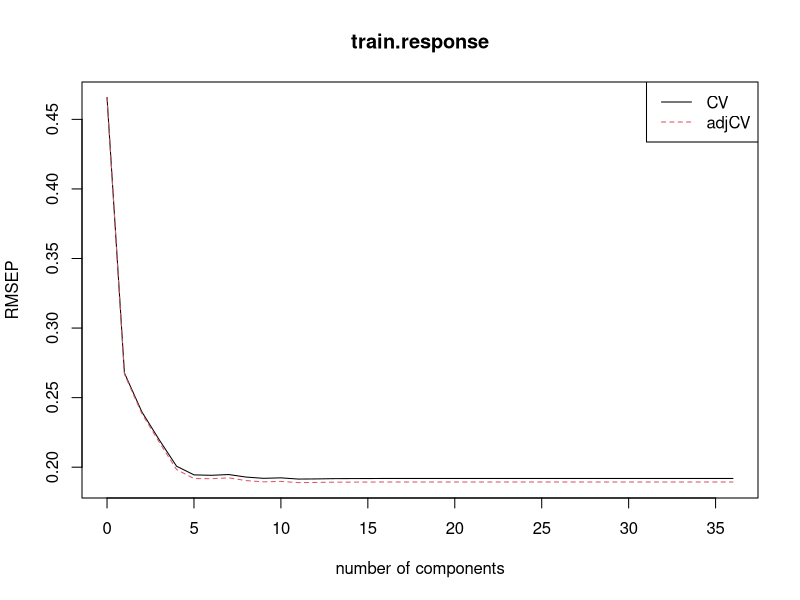
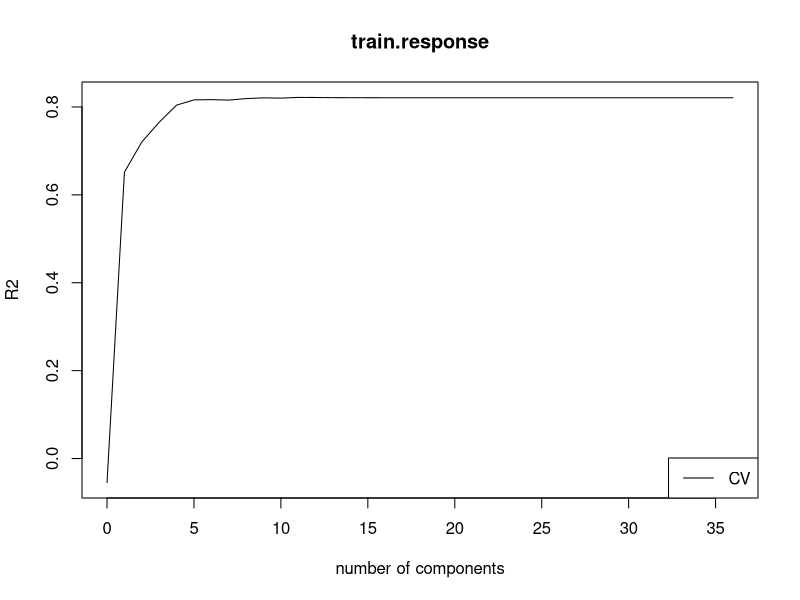

R code for these plots, in order: (Note: this script raises an error after producing the figures.)
library(pls)
library(FactoMineR) # Used for step 4, projection

set.seed(1991)

train <- read.csv("data_set_ALL_AML_train.csv", header = TRUE, sep = ";")
indep <- read.csv("data_set_ALL_AML_independent.csv", header = TRUE, sep = ";")

# 1 represents ALL, 0 AML
# 27 is the index of the last ALL in the training data, 20 in test data. Rest is AML
# The order in the response document is mixed, while they are ordered by ALL first, AML later
# in the .csv files

train.response <- append(rep(1,27), rep(0,11) , after =  27)
indep.response <- append(rep(1,20), rep(0,14) , after = 20)

# Form the matrices to train and test on, by transposing the original data
#
X <- t(train)
Xt <- t(indep)

# Remove non-numerical rows and make data into data.frames for easier 
# management and function calling.
remove.from.train <- seq(4,78,2)
X <- X[-remove.from.train,]
X <- X[-c(1,2),]
X <- data.frame(X)

remove.from.indep <- seq(4,70,2)
Xt <- Xt[-remove.from.indep,]
Xt <- Xt[-c(1,2),]
Xt <- data.frame(Xt)

# Convert to numerical
X <- data.frame(sapply(X, function(x) as.numeric(as.character(x))))
Xt <- data.frame(sapply(Xt, function(x) as.numeric(as.character(x))))

# scale X and Xt
X_means = colMeans(X)
X = scale(X, scale = FALSE)
Xt = scale(Xt, center=X_means, scale = FALSE)

# A final conversion to run the pls
X <- data.frame(X)
Xt <- data.frame(Xt)

# Run PLS1 regression on our data, looking at up to 10 components if using ncomp =10. 
# Can be changed to nothing to run as many as possible (36)
p1 <- plsr(train.response ~ ., data = X[1:38,], validation = "LOO")

# Details about our model. Especially interesting is summary(p1) that gives us
# information about the number of components that describe the training data
attributes(p1)
summary(p1)

# Plot the components importance
plot(RMSEP(p1), legendpos = "topright")

R2(p1)
plot(R2(p1), legendpos = "bottomright")

# Selecting 4 components for 98.49 of variance explained, based on summary above
nd <- 4

# Incorrect plots?
# plot(p1, ncomp = 4, asp = 1)
# abline(a =0.5, b = 0, lty = 2)

# Projecting the test data onto selected components. Test data is centered around 
# training mean earlier in the code.




# the PLS1 model for step 6, not yet ready. nd is the number of components, suggesting at least 4
# perhaps as many as 7 or 8
lmY <- lm(y~p1$scores[,1:nd])
summary(lmY)

# or step 6 using predict()
indep.predictions <- round(predict(p1, ncomp = 10, newdata = Xt))
difference.vector <- indep.response == indep.predictions
length(difference.vector[difference.vector == TRUE])
# 33 correct out of 34! Good predictor using 4 components
# On the other hand, 31 correct using one component, i.e 91% correct, when only 78% of
# training variance is explained. Fishy...
